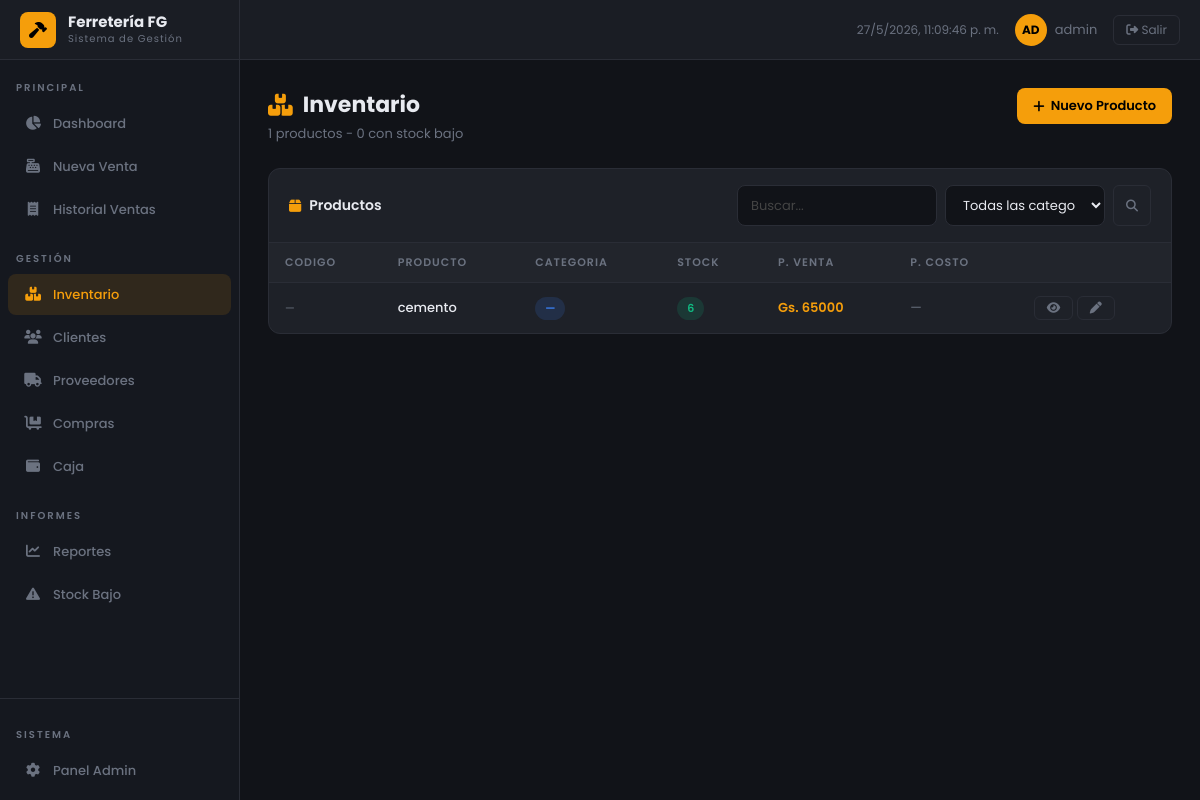
/inventario/ (signed in), run on the app's committed database.
### apps/inventario/models.py (models this page shows, shortened)
class Producto(models.Model):
    codigo_barras = models.CharField(max_length=50, blank=True, db_index=True)
    codigo_interno = models.CharField(max_length=30, blank=True, unique=True, null=True)
    nombre = models.CharField(max_length=200, db_index=True)
    descripcion = models.TextField(blank=True)
    categoria = models.ForeignKey(Categoria, on_delete=models.SET_NULL, null=True, blank=True, related_name='productos')
    unidad_medida = models.ForeignKey(UnidadMedida, on_delete=models.SET_NULL, null=True, blank=True)
    precio_costo = models.DecimalField(max_digits=14, decimal_places=0, default=0)
    precio_venta = models.DecimalField(max_digits=14, decimal_places=0)
    precio_mayorista = models.DecimalField(max_digits=14, decimal_places=0, default=0)
    stock = models.IntegerField(default=0)
    stock_minimo = models.IntegerField(default=5)
    imagen = models.ImageField(upload_to='productos/', blank=True, null=True)
    activo = models.BooleanField(default=True)
    creado = models.DateTimeField(auto_now_add=True)
    actualizado = models.DateTimeField(auto_now=True)
    class Meta:
        verbose_name = 'Producto'
        verbose_name_plural = 'Productos'
        ordering = ['nombre']
    @property
    def stock_bajo(self):
        return self.stock <= self.stock_minimo

### apps/inventario/views.py (the view)
# urls.py: path('', views.ProductoListView.as_view(), name='producto_list'),
class ProductoListView(LoginRequiredMixin, ListView):
    model = Producto
    template_name = 'inventario/producto_list.html'
    context_object_name = 'productos'
    paginate_by = 20
    def get_queryset(self):
        qs = Producto.objects.select_related('categoria', 'unidad_medida').filter(activo=True)
        q = self.request.GET.get('q')
        categoria = self.request.GET.get('categoria')
        if q:
            qs = qs.filter(Q(nombre__icontains=q) | Q(codigo_barras__icontains=q) | Q(codigo_interno__icontains=q))
        if categoria:
            qs = qs.filter(categoria_id=categoria)
        return qs
    def get_context_data(self, **kwargs):
        ctx = super().get_context_data(**kwargs)
        ctx['categorias'] = Categoria.objects.filter(activo=True)
        ctx['total_productos'] = Producto.objects.filter(activo=True).count()
        ctx['stock_bajo'] = Producto.objects.filter(activo=True, stock__lte=5).count()
        return ctx

### templates/inventario/producto_list.html (shortened to what this page needs)
{% extends 'base.html' %}
{% block nav_inventario %}active{% endblock %}
{% block content %}
<div class="page-header">
  <div class="page-header-left"><h1><i class="fas fa-boxes-stacked"></i> Inventario</h1><p>{{ total_productos }} productos - {{ stock_bajo }} con stock bajo</p></div>
  <a href="{% url 'inventario:producto_create' %}" class="btn btn-primary"><i class="fas fa-plus"></i> Nuevo Producto</a>
</div>
<div class="card">
  <div class="card-header">
    <span class="card-title"><i class="fas fa-box"></i> Productos</span>
    <form method="get" style="display:flex;gap:8px;">
      <input type="text" name="q" value="{{ request.GET.q }}" class="form-control" placeholder="Buscar..." style="width:200px;">
      <select name="categoria" class="form-control" style="width:160px;">
        <option value="">Todas las categorias</option>
      </select>
      <button class="btn btn-ghost btn-sm" type="submit"><i class="fas fa-search"></i></button>
    </form>
  </div>
  <div class="table-wrap">
    <table><thead><tr><th>Codigo</th><th>Producto</th><th>Categoria</th><th>Stock</th><th>P. Venta</th><th>P. Costo</th><th></th></tr></thead>
    <tbody>
    {% for p in productos %}
    <tr>
      <td><span style="font-size:11px;color:var(--muted);">{{ p.codigo_barras|default:"—" }}</span></td>
      <td style="font-weight:500;">{{ p.nombre }}</td>
      <td><span class="badge badge-blue">{{ p.categoria.nombre|default:"—" }}</span></td>
      <td><span class="badge {% if p.stock_bajo %}badge-red{% else %}badge-green{% endif %}">{% if p.stock_bajo %}<i class="fas fa-triangle-exclamation"></i> {% endif %}{{ p.stock }}</span></td>
      <td style="color:var(--accent);font-weight:600;">Gs. {{ p.precio_venta|floatformat:0 }}</td>
      <td style="color:var(--muted);">{% if p.precio_costo %}Gs. {{ p.precio_costo|floatformat:0 }}{% else %}—{% endif %}</td>
      <td style="white-space:nowrap;">
        <a href="{% url 'inventario:producto_detail' p.pk %}" class="btn btn-ghost btn-sm"><i class="fas fa-eye"></i></a>
        <a href="{% url 'inventario:producto_update' p.pk %}" class="btn btn-ghost btn-sm"><i class="fas fa-pen"></i></a>
      </td>
    </tr>
    {% empty %}<tr><td colspan="7" style="text-align:center;color:var(--muted);padding:24px;">No hay productos. Agrega uno con el boton +</td></tr>{% endfor %}
    </tbody></table>
  </div>
</div>
{% endblock %}

### templates/base.html (shortened to what this page needs)
<!DOCTYPE html>
<html lang="es">
<head>
  <link rel="stylesheet" href="https://cdnjs.cloudflare.com/ajax/libs/font-awesome/6.5.0/css/all.min.css">
  {% load static %}
  <link rel="stylesheet" href="{% static 'css/main.css' %}">
</head>
<body>
<nav class="navbar">
  <a class="navbar-brand" href="{% url 'ventas:dashboard' %}">
    <div class="brand-icon"><i class="fas fa-hammer"></i></div>
    <div>
      <div class="brand-name">Ferretería FG</div>
      <div class="brand-sub">Sistema de Gestión</div>
    </div>
  </a>
  <div class="navbar-right">
    <span style="font-size:12px;color:var(--muted);" id="nav-clock"></span>
    <a href="{% url 'usuarios:perfil' %}" class="nav-user">
      <div class="nav-avatar">{{ request.user.username|upper|slice:":2" }}</div>
      <span>{{ request.user.get_full_name|default:request.user.username }}</span>
    </a>
    <form method="post" action="{% url 'logout' %}" style="margin:0;">
      <button type="submit" class="btn-logout"><i class="fas fa-sign-out-alt"></i> Salir</button>
    </form>
  </div>
</nav>
<div class="layout">
  <aside class="sidebar">
    <div class="sidebar-section">Principal</div>
    <a href="{% url 'ventas:dashboard' %}" class="sidebar-item {% block nav_dashboard %}{% endblock %}">
      <span class="si"><i class="fas fa-chart-pie"></i></span> Dashboard
    </a>
    <a href="{% url 'ventas:pos' %}" class="sidebar-item {% block nav_pos %}{% endblock %}">
      <span class="si"><i class="fas fa-cash-register"></i></span> Nueva Venta
    </a>
    <a href="{% url 'ventas:venta_list' %}" class="sidebar-item {% block nav_ventas %}{% endblock %}">
      <span class="si"><i class="fas fa-receipt"></i></span> Historial Ventas
    </a>
    <div class="sidebar-section">Gestión</div>
    <a href="{% url 'inventario:producto_list' %}" class="sidebar-item {% block nav_inventario %}{% endblock %}">
      <span class="si"><i class="fas fa-boxes-stacked"></i></span> Inventario
    </a>
    <a href="{% url 'clientes:cliente_list' %}" class="sidebar-item {% block nav_clientes %}{% endblock %}">
      <span class="si"><i class="fas fa-users"></i></span> Clientes
    </a>
    <a href="{% url 'proveedores:proveedor_list' %}" class="sidebar-item {% block nav_proveedores %}{% endblock %}">
      <span class="si"><i class="fas fa-truck"></i></span> Proveedores
    </a>
    <a href="{% url 'compras:compra_list' %}" class="sidebar-item {% block nav_compras %}{% endblock %}">
      <span class="si"><i class="fas fa-cart-flatbed"></i></span> Compras
    </a>
    <a href="{% url 'caja:caja' %}" class="sidebar-item {% block nav_caja %}{% endblock %}">
      <span class="si"><i class="fas fa-wallet"></i></span> Caja
    </a>
    <div class="sidebar-section">Informes</div>
    <a href="{% url 'reportes:ventas' %}" class="sidebar-item {% block nav_reportes %}{% endblock %}">
      <span class="si"><i class="fas fa-chart-line"></i></span> Reportes
    </a>
    <a href="{% url 'inventario:stock_bajo' %}" class="sidebar-item">
      <span class="si"><i class="fas fa-triangle-exclamation"></i></span> Stock Bajo
    </a>
    <div class="sidebar-bottom">
      <div class="sidebar-section">Sistema</div>
      <a href="/admin/" class="sidebar-item">
        <span class="si"><i class="fas fa-gear"></i></span> Panel Admin
      </a>
    </div>
  </aside>
  <main class="main-content">
    {% block content %}{% endblock %}
  </main>
</div>
</body>
</html>

### data on the page
Producto: codigo_barras "—", nombre "cemento", categoria.nombre "—", stock "6", precio_venta "65000"

### other printed values
{{ request.user.username|upper|slice:":2" }} "AD"
{{ request.user.get_full_name|default:request.user.username }} "admin"
{{ total_productos }} "1"
{{ stock_bajo }} "0"
